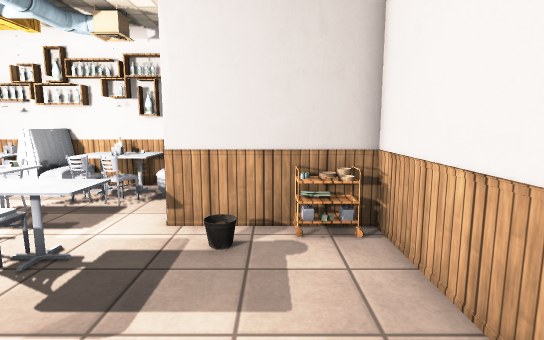
View 1 (above)

16 first-person views from a walk through a 3-D level made in the Unity game engine. The camera is 1.4 m above the floor, tilts 8° down and sees 80° across. The floor is counted in squares, 0.5 m on a side. Each view is taken from the middle of a square. On the plan, view 1 faces up. The plan holds only what a view shows up to about 20 squares ahead; the rest is blank. The place goes on beyond the plan. Some surface patterns are stand-ins.

View 2
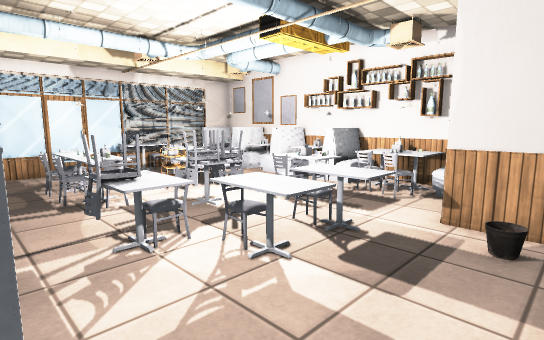

View 3
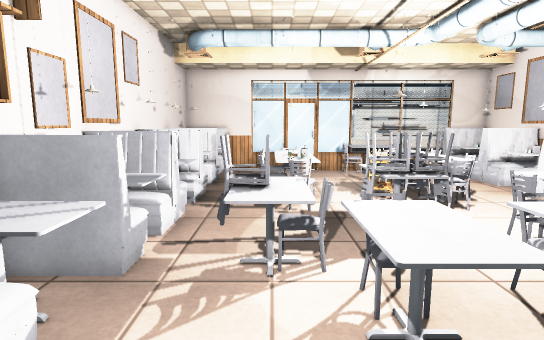

View 4
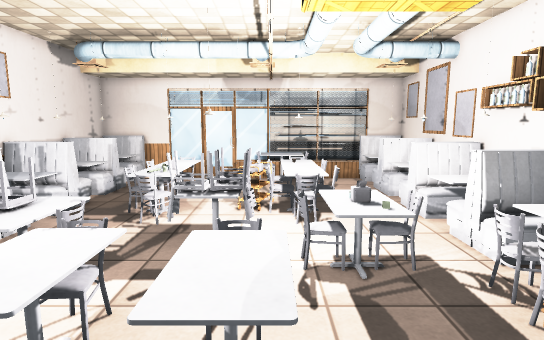

View 5
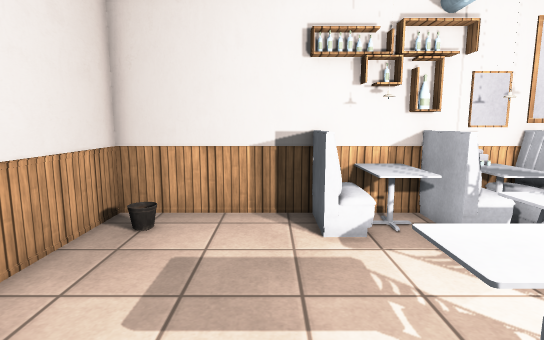

View 6
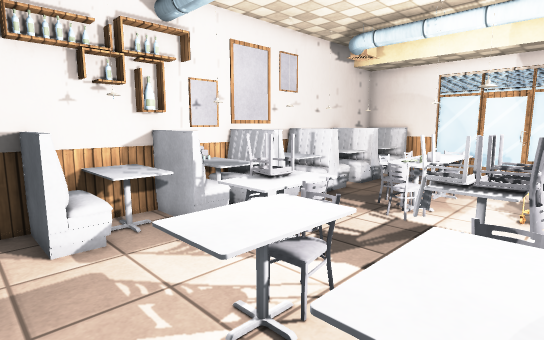

View 7
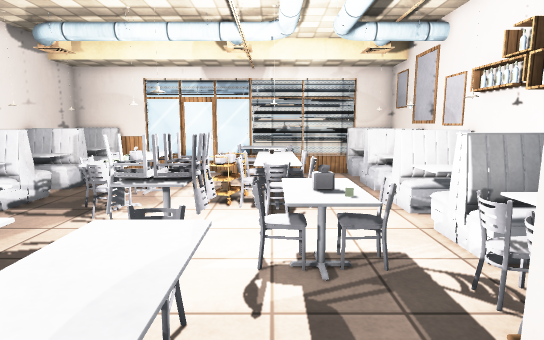

View 8
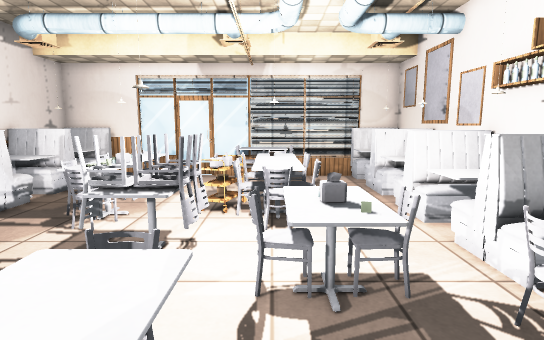

View 9
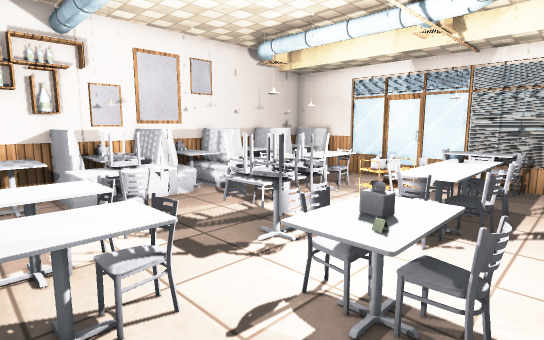

View 10
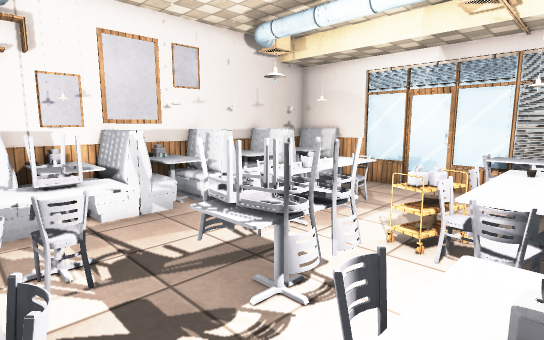

View 11
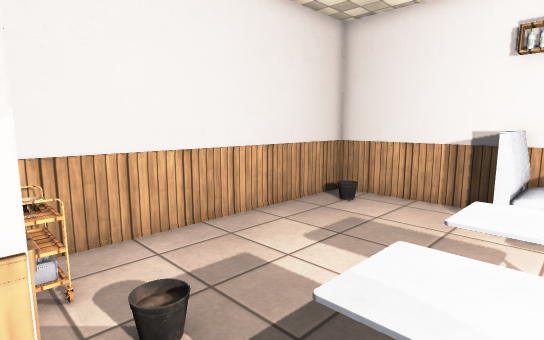

View 12
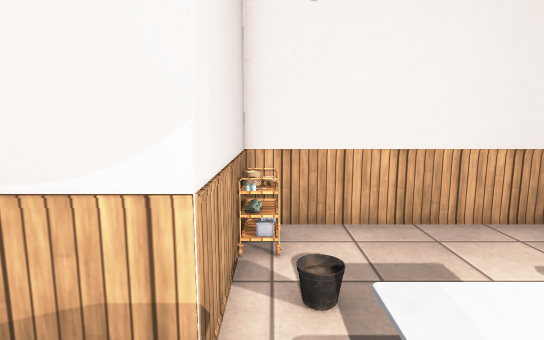

View 13
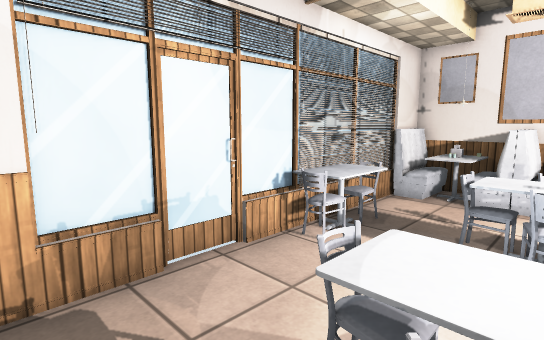

View 14
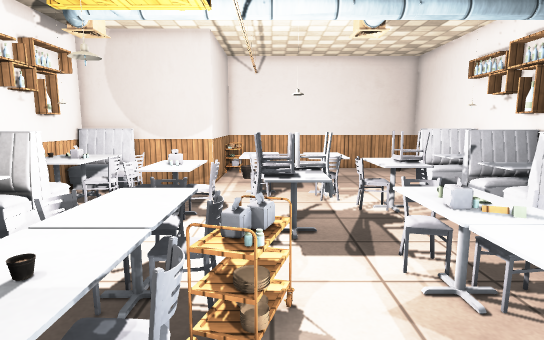

View 15
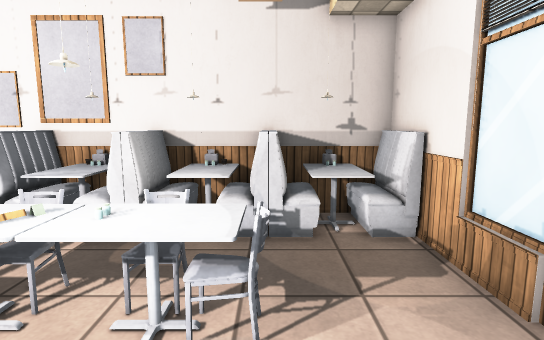

View 16
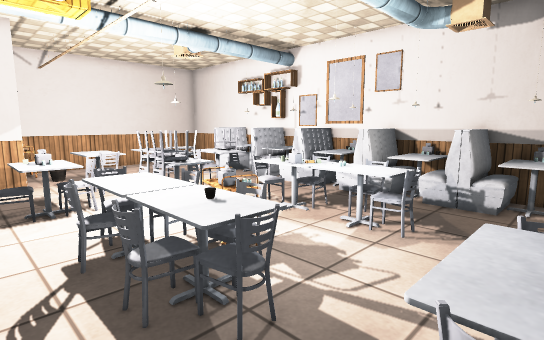

### Floor plan
Points are (right, up) in squares from view 1. A wall is a line through its corners. A room is listed if a view was taken in it or the views show most of it. See-through windows are left out.
Room 1 (views 1, 2, 3, 4, 5, 6, 7, 8, 9, 10, 11, 12, 13, 14, 15, 16)
walls: (-6.6, -3.1) (2.9, -3.1) (2.9, 8.7) (-2.9, 8.7) (-2.9, 12.5); (-14.6, -3.1) (-12.4, -3.1); (-20.9, 6.6) (-20.9, 1.4); (-20.7, 0.6) (-20.7, -3.1) (-16.4, -3.1); (-20.9, 12.9) (-20.9, 7.4); (-20.7, 14.5) (-20.7, 7.5)
low walls: (-20.7, 6.5) (-20.7, 4.8); (-20.7, 2.8) (-20.7, 1.5)
objects: other object (-20, -2) to (-20, -1); other object (-20, 6); other object (-20, 6) to (-19, 9); other object (-20, 9); other object (-20, 12) to (-20, 14); other object (-19, -2) to (-18, -1); other object (-19, 12) to (-18, 14); other object (-17, -2) to (-17, -1); other object (-17, 2) to (-15, 4); other object (-17, 3); other object (-17, 8); other object (-17, 9); other object (-17, 12) to (-17, 14); other object (-16, -3); other object (-16, -2) to (-16, -1); other object (-16, 7); other object (-16, 8); other object (-16, 9) to (-15, 9); other object (-16, 12) to (-16, 14); other object (-15, -3); other object (-15, -2) to (-15, -1); other object (-15, 2); other object (-15, 3); other object (-15, 6) to (-13, 7); other object (-15, 8); other object (-15, 12) to (-14, 12); other object (-15, 14); other object (-14, -2) to (-14, -1); other object (-14, 3); other object (-14, 7) to (-12, 9); other object (-13, -2) to (-13, -1); other object (-13, 2); other object (-13, 3); other object (-13, 9); other object (-13, 12) to (-13, 14); other object (-12, -3); other object (-12, -2) to (-11, -1); other object (-12, 12) to (-11, 13); other object (-12, 14); other object (-11, -3) to (-10, -3); other object (-11, 3); other object (-11, 5); other object (-11, 6); other object (-11, 8); other object (-10, -2) to (-10, -1); other object (-10, 4) to (-9, 5); other object (-10, 6) to (-9, 6); other object (-10, 12) to (-10, 13); other object (-10, 14) to (-8, 14); other object (-9, -3); other object (-9, -2) to (-8, -1); other object (-9, 2) to (-8, 3); other object (-9, 8) to (-8, 8); other object (-9, 9) to (-9, 10); other object (-9, 12) to (-9, 13); other object (-8, -3); other object (-8, 1) to (-7, 2); other object (-8, 9); other object (-8, 10); other object (-8, 12) to (-7, 13); other object (-7, -3); other object (-7, -2) to (-7, -1); other object (-7, 3); other object (-7, 8); other object (-7, 9); other object (-7, 10); other object (-7, 11); other object (-7, 14) to (-5, 14); other object (-6, -3) to (-5, -1); other object (-6, 1) to (-6, 2); other object (-6, 3) to (-4, 5); other object (-6, 4); other object (-6, 6) to (-6, 7); other object (-6, 11) to (-5, 11); other object (-6, 12) to (-5, 13); other object (-6, 13); other object (-5, 6) to (-4, 7); other object (-4, -2) to (-3, -1); other object (-4, 13) to (-3, 14); other object (1, 8); other object (2, 8)

Positions as (right, up) in squares from view 1, and headings:
1: (0, 0), facing up
2: (0, -1), facing up-left
3: (-1, 2), facing left
4: (-1, 7), facing left
5: (-2, 7), facing down
6: (-2, 7), facing down-left
7: (-2, 8), facing left
8: (-3, 8), facing left
9: (-4, 11), facing down-left
10: (-6, 9), facing down-left
11: (-5, 9), facing down-right
12: (-6, 8), facing right
13: (-15, 0), facing up-left
14: (-18, 6), facing right
15: (-17, 7), facing down
16: (-20, 11), facing down-right
